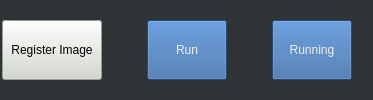
         <widget class="QFrame" name="frae">
          <property name="styleSheet">
           <string notr="true">background-color: rgb(46, 52, 54);</string>
          </property>
          <layout class="QHBoxLayout" name="horizontalLayout_7">
           <property name="leftMargin">
            <number>2</number>
           </property>
           <item>
            <widget class="QFrame" name="frame_2">
             <property name="minimumSize">
              <size>
               <width>0</width>
               <height>50</height>
              </size>
             </property>
             <property name="styleSheet">
              <string notr="true">background-color: rgb(46, 52, 54);</string>
             </property>
             <property name="frameShape">
              <enum>QFrame::NoFrame</enum>
             </property>
             <property name="frameShadow">
              <enum>QFrame::Raised</enum>
             </property>
             <layout class="QHBoxLayout" name="horizontalLayout_18">
              <property name="spacing">
               <number>0</number>
              </property>
              <property name="leftMargin">
               <number>0</number>
              </property>
              <property name="topMargin">
               <number>0</number>
              </property>
              <property name="rightMargin">
               <number>0</number>
              </property>
              <property name="bottomMargin">
               <number>0</number>
              </property>
              <item>
               <layout class="QHBoxLayout" name="horizontalLayout_17">
                <property name="spacing">
                 <number>5</number>
                </property>
                <property name="rightMargin">
                 <number>10</number>
                </property>
                <item>
                 <widget class="QPushButton" name="btn_RegisterImage_2Dcode">
                  <property name="minimumSize">
                   <size>
                    <width>100</width>
                    <height>0</height>
                   </size>
                  </property>
                  <property name="maximumSize">
                   <size>
                    <width>150</width>
                    <height>60</height>
                   </size>
                  </property>
                  <property name="styleSheet">
                   <string notr="true">background-color: rgb(211, 215, 207);</string>
                  </property>
                  <property name="text">
                   <string>Register Image</string>
                  </property>
                 </widget>
                </item>
                <item>
                 <spacer name="horizontalSpacer_3">
                  <property name="orientation">
                   <enum>Qt::Horizontal</enum>
                  </property>
                  <property name="sizeHint" stdset="0">
                   <size>
                    <width>40</width>
                    <height>20</height>
                   </size>
                  </property>
                 </spacer>
                </item>
                <item>
                 <widget class="QPushButton" name="btn_Run_2Dcode">
                  <property name="minimumSize">
                   <size>
                    <width>80</width>
                    <height>0</height>
                   </size>
                  </property>
                  <property name="maximumSize">
                   <size>
                    <width>100</width>
                    <height>60</height>
                   </size>
                  </property>
                  <property name="styleSheet">
                   <string notr="true">background-color: rgb(52, 101, 164);
color: rgb(238, 238, 236);</string>
                  </property>
                  <property name="text">
                   <string>Run</string>
                  </property>
                 </widget>
                </item>
                <item>
                 <spacer name="horizontalSpacer_4">
                  <property name="orientation">
                   <enum>Qt::Horizontal</enum>
                  </property>
                  <property name="sizeHint" stdset="0">
                   <size>
                    <width>40</width>
                    <height>20</height>
                   </size>
                  </property>
                 </spacer>
                </item>
                <item>
                 <widget class="QPushButton" name="btn_Running_2Dcode">
                  <property name="maximumSize">
                   <size>
                    <width>100</width>
                    <height>60</height>
                   </size>
                  </property>
                  <property name="styleSheet">
                   <string notr="true">background-color: rgb(52, 101, 164);
color: rgb(238, 238, 236);</string>
                  </property>
                  <property name="text">
                   <string>Running</string>
                  </property>
                 </widget>
                </item>
               </layout>
              </item>
             </layout>
            </widget>
           </item>
          </layout>
         </widget>
